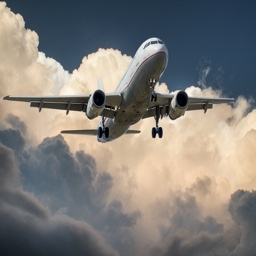
#> input picture Tutorials/Tutorial - Chris Albon/Preprocessing Images/images/plane_256x256.jpg, 256 x 256 px
$ jupyter execute '10-27-17 Using Mean Color as a Feature.ipynb'
#> lines starting #> are read from the running program, lines starting #| are printed output that depends on the picture
# Using Mean Color As A Feature
Source:https://chrisalbon.com/machine-learning/using_mean_color_as_a_feature.html
### Preliminaries

[cell 1]
# Load image
import cv2
import numpy as np
from matplotlib import pyplot as plt

### Load Image

[cell 2]
# Load image as BGR
image_bgr = cv2.imread('images/plane_256x256.jpg', cv2.IMREAD_COLOR)
#> image_bgr is the input picture: shape (256, 256, 3); mean B, G, R 120.7, 124.4, 127.3

### Calculate Mean Color of Each Color Channel

[cell 3]
# Calculate the mean of each channel
channels = cv2.mean(image_bgr)
#> channels = (120.7, 124.4, 127.3, 0)

# Sway blue and red values (making it , not BGR)
observation = np.array([(channels[2], channels[1], channels[0])])
#> observation = [[127.3, 124.4, 120.7]]

### Show Values

[cell 4]
# Show mean channel values
observation
#> Out = [[127.3, 124.4, 120.7]]

### View Mean Image Colors

[cell 5]
# Show image
plt.imshow(observation), plt.axis('off')
plt.show()
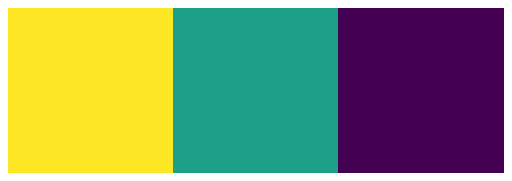
#> figure drawn by matplotlib, 1 panel
